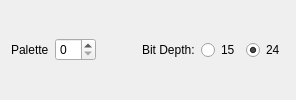
     <widget class="QFrame" name="frame">
      <property name="frameShape">
       <enum>QFrame::NoFrame</enum>
      </property>
      <property name="frameShadow">
       <enum>QFrame::Raised</enum>
      </property>
      <layout class="QHBoxLayout" name="horizontalLayout">
       <item>
        <widget class="QLabel" name="label">
         <property name="text">
          <string>Palette</string>
         </property>
        </widget>
       </item>
       <item>
        <widget class="QSpinBox" name="spinBox_PaletteId">
         <property name="focusPolicy">
          <enum>Qt::StrongFocus</enum>
         </property>
        </widget>
       </item>
       <item>
        <spacer name="horizontalSpacer">
         <property name="orientation">
          <enum>Qt::Horizontal</enum>
         </property>
         <property name="sizeHint" stdset="0">
          <size>
           <width>40</width>
           <height>20</height>
          </size>
         </property>
        </spacer>
       </item>
       <item>
        <widget class="QLabel" name="label_5">
         <property name="text">
          <string>Bit Depth:</string>
         </property>
        </widget>
       </item>
       <item>
        <widget class="QRadioButton" name="bit_depth_15">
         <property name="text">
          <string>15</string>
         </property>
        </widget>
       </item>
       <item>
        <widget class="QRadioButton" name="bit_depth_24">
         <property name="text">
          <string>24</string>
         </property>
         <property name="checked">
          <bool>true</bool>
         </property>
        </widget>
       </item>
      </layout>
     </widget>
